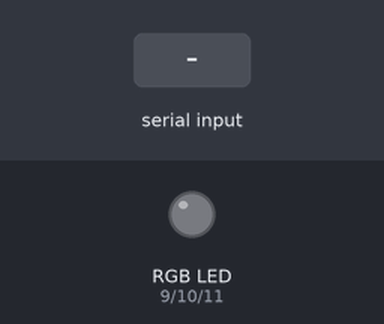
This sketch was run on a simulated Arduino Uno, built with avr-gcc and run on an emulated ATmega328P. Shown: an RGB LED mixed from three pins (HIGH = lit). The inputs (shaded band) are chosen by the test bench.

Above: at 1.2 s.
1.3 s: "90,45,200\n" received over Serial
At 2.4 s:
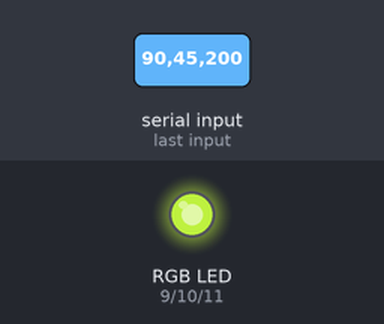
2.8 s: "30,150,10\n" received over Serial
At 3.6 s:
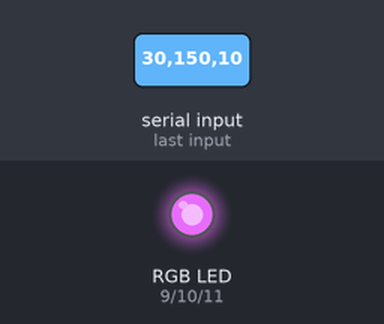
4.3 s: "1,90,45\n" received over Serial
At 4.6 s:
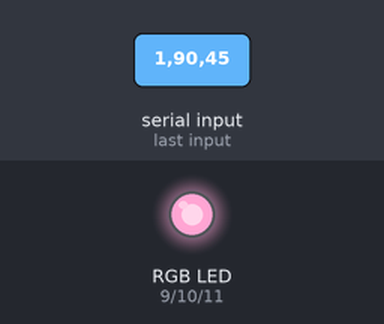
Timing chart, 0 to 7.3 s (numbered marks = the images above; inputs shaded):
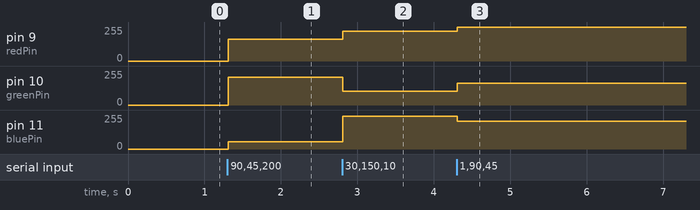

Measured:
- after the input at 1.3 s, pin 9 (redPin): 0/255 → 165/255 at once; pin 10 (greenPin): 0/255 → 210/255 at once; pin 11 (bluePin): 0/255 → 55/255 at once
- after the input at 2.8 s, pin 9 (redPin): 165/255 → 225/255 at once; pin 10 (greenPin): 210/255 → 105/255 at once; pin 11 (bluePin): 55/255 → 245/255 at once
- after the input at 4.3 s, pin 9 (redPin): 225/255 → 254/255 at once; pin 10 (greenPin): 105/255 → 165/255 at once; pin 11 (bluePin): 245/255 → 210/255 at once

The sketch:

Bluetooth_RGB.ino
```cpp
int greenPin = 10;
int redPin = 9;
int bluePin = 11;

void setup() {
  Serial.begin(9600);
  pinMode(redPin, OUTPUT);
  pinMode(greenPin, OUTPUT);
  pinMode(bluePin, OUTPUT);
}

void loop() {
  while (Serial.available() > 0) {

    int red = Serial.parseInt();

    int green = Serial.parseInt();

    int blue = Serial.parseInt();

    if (Serial.read() == '\n') {

      red = 255 - constrain(red, 0, 255);
      green = 255 - constrain(green, 0, 255);
      blue = 255 - constrain(blue, 0, 255);

      analogWrite(redPin, red);
      analogWrite(greenPin, green);
      analogWrite(bluePin, blue);


    }
  }
}
```
